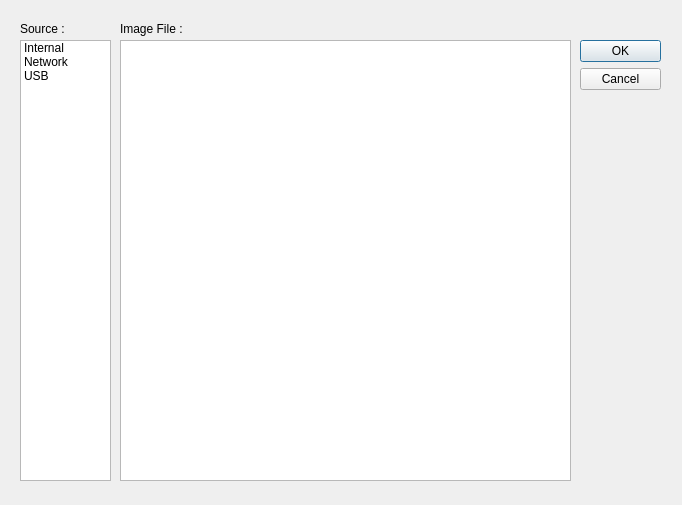
<ui version="4.0" >
 <author>Raphaël Doursenaud</author>
 <class>SelectImage</class>
 <widget class="QDialog" name="SelectImage" >
  <property name="windowModality" >
   <enum>Qt::ApplicationModal</enum>
  </property>
  <property name="geometry" >
   <rect>
    <x>0</x>
    <y>0</y>
    <width>682</width>
    <height>505</height>
   </rect>
  </property>
  <property name="windowTitle" >
   <string>Select Image</string>
  </property>
  <property name="modal" >
   <bool>true</bool>
  </property>
  <widget class="QDialogButtonBox" name="buttonBox" >
   <property name="geometry" >
    <rect>
     <x>580</x>
     <y>40</y>
     <width>81</width>
     <height>71</height>
    </rect>
   </property>
   <property name="orientation" >
    <enum>Qt::Vertical</enum>
   </property>
   <property name="standardButtons" >
    <set>QDialogButtonBox::Cancel|QDialogButtonBox::Ok</set>
   </property>
  </widget>
  <widget class="QListWidget" name="imageSourceList" >
   <property name="geometry" >
    <rect>
     <x>20</x>
     <y>40</y>
     <width>91</width>
     <height>441</height>
    </rect>
   </property>
   <item>
    <property name="text" >
     <string>Internal</string>
    </property>
   </item>
   <item>
    <property name="text" >
     <string>Network</string>
    </property>
   </item>
   <item>
    <property name="text" >
     <string>USB</string>
    </property>
   </item>
  </widget>
  <widget class="QLabel" name="label" >
   <property name="geometry" >
    <rect>
     <x>20</x>
     <y>20</y>
     <width>51</width>
     <height>17</height>
    </rect>
   </property>
   <property name="text" >
    <string>Source :</string>
   </property>
  </widget>
  <widget class="QLabel" name="label_2" >
   <property name="geometry" >
    <rect>
     <x>120</x>
     <y>20</y>
     <width>71</width>
     <height>17</height>
    </rect>
   </property>
   <property name="text" >
    <string>Image File :</string>
   </property>
  </widget>
  <widget class="QScrollArea" name="scrollArea" >
   <property name="geometry" >
    <rect>
     <x>120</x>
     <y>40</y>
     <width>451</width>
     <height>441</height>
    </rect>
   </property>
   <property name="horizontalScrollBarPolicy" >
    <enum>Qt::ScrollBarAlwaysOff</enum>
   </property>
   <property name="widgetResizable" >
    <bool>true</bool>
   </property>
   <widget class="QWidget" name="scrollAreaWidgetContents" >
    <property name="geometry" >
     <rect>
      <x>0</x>
      <y>0</y>
      <width>447</width>
      <height>437</height>
     </rect>
    </property>
    <widget class="QTableView" name="imageFile" >
     <property name="geometry" >
      <rect>
       <x>-10</x>
       <y>-10</y>
       <width>461</width>
       <height>491</height>
      </rect>
     </property>
    </widget>
   </widget>
  </widget>
 </widget>
 <layoutdefault spacing="6" margin="9" />
 <tabstops>
  <tabstop>imageSourceList</tabstop>
  <tabstop>buttonBox</tabstop>
  <tabstop>scrollArea</tabstop>
  <tabstop>imageFile</tabstop>
 </tabstops>
 <resources/>
 <connections>
  <connection>
   <sender>buttonBox</sender>
   <signal>accepted()</signal>
   <receiver>SelectImage</receiver>
   <slot>accept()</slot>
   <hints>
    <hint type="sourcelabel" >
     <x>248</x>
     <y>254</y>
    </hint>
    <hint type="destinationlabel" >
     <x>157</x>
     <y>274</y>
    </hint>
   </hints>
  </connection>
  <connection>
   <sender>buttonBox</sender>
   <signal>rejected()</signal>
   <receiver>SelectImage</receiver>
   <slot>reject()</slot>
   <hints>
    <hint type="sourcelabel" >
     <x>316</x>
     <y>260</y>
    </hint>
    <hint type="destinationlabel" >
     <x>286</x>
     <y>274</y>
    </hint>
   </hints>
  </connection>
 </connections>
 <designerdata>
  <property name="gridDeltaX" >
   <number>10</number>
  </property>
  <property name="gridDeltaY" >
   <number>10</number>
  </property>
  <property name="gridSnapX" >
   <bool>true</bool>
  </property>
  <property name="gridSnapY" >
   <bool>true</bool>
  </property>
  <property name="gridVisible" >
   <bool>true</bool>
  </property>
 </designerdata>
</ui>
